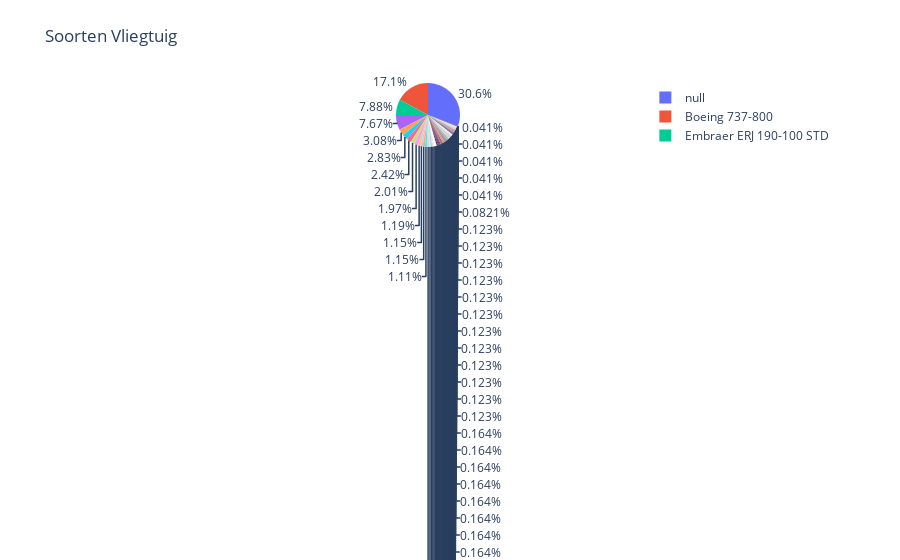

Notebook code for this chart:
### Code cell
fig= px.pie(data, names='type', title="Soorten Vliegtuig")
fig.show()

### Figure 1 — Plotly figure (JSON) as saved in the notebook; plotly's stock layout.template omitted (floating-point values rounded to 4 significant figures; data arrays with more than 128 entries replaced by an {"elided": "..."} marker saying what was removed)
{"data": [{"domain": {"x": [0, 1], "y": [0, 1]}, "hovertemplate": "type=%{label}<extra></extra>", "labels": {"elided": "2437 str values"}, "legendgroup": "", "name": "", "showlegend": true, "type": "pie"}], "layout": {"legend": {"tracegroupgap": 0}, "title": {"text": "Soorten Vliegtuig"}}}
